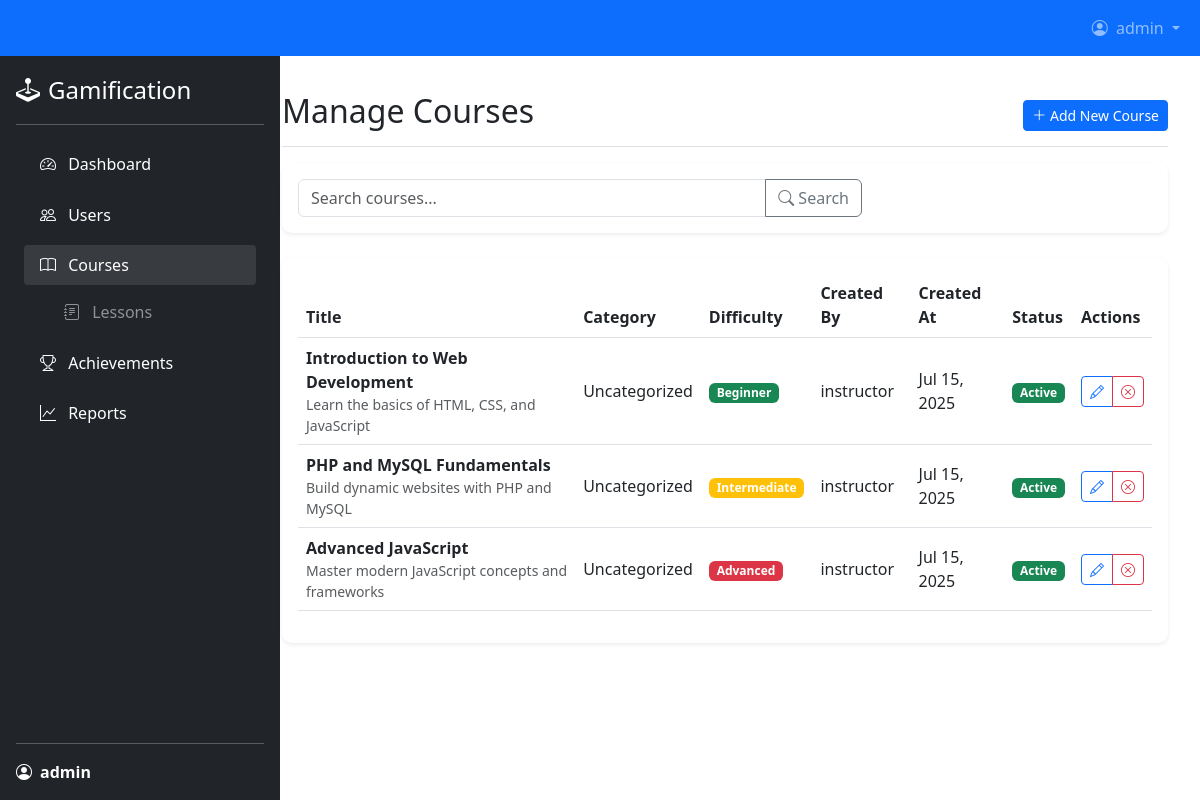
The app's page /admin/courses/index.php (signed in) with its own data.
### tables this page shows
CREATE TABLE `courses` (
  `id` int(11) NOT NULL,
  `title` varchar(255) NOT NULL,
  `description` text DEFAULT NULL,
  `category` varchar(100) DEFAULT NULL,
  `difficulty` enum('beginner','intermediate','advanced') DEFAULT NULL,
  `created_by` int(11) DEFAULT NULL,
  `created_at` timestamp NOT NULL DEFAULT current_timestamp(),
  `is_active` tinyint(1) DEFAULT 1 COMMENT '1 for active, 0 for inactive',
  `updated_at` timestamp NOT NULL DEFAULT current_timestamp() ON UPDATE current_timestamp()
);

CREATE TABLE `users` (
  `id` int(11) NOT NULL,
  `username` varchar(50) NOT NULL,
  `email` varchar(100) NOT NULL,
  `password` varchar(255) NOT NULL,
  `first_name` varchar(50) DEFAULT NULL,
  `last_name` varchar(50) DEFAULT NULL,
  `profile_picture` varchar(255) DEFAULT 'default.jpg',
  `bio` text DEFAULT NULL,
  `is_active` tinyint(1) DEFAULT 1,
  `is_verified` tinyint(1) DEFAULT 0,
  `verification_token` varchar(100) DEFAULT NULL,
  `reset_token` varchar(100) DEFAULT NULL,
  `reset_expires` datetime DEFAULT NULL,
  `last_login` datetime DEFAULT NULL,
  `created_at` timestamp NOT NULL DEFAULT current_timestamp(),
  `updated_at` timestamp NOT NULL DEFAULT current_timestamp() ON UPDATE current_timestamp(),
  `points` int(11) DEFAULT 0,
  `level` int(11) DEFAULT 1,
  `experience` int(11) DEFAULT 0,
  `next_level_exp` int(11) DEFAULT 100
);

### admin/courses/index.php (the view, shortened to what this page needs)
<?php
require_once __DIR__ . '/../../config/database.php';
$per_page = 10;
$page = isset($_GET['page']) ? (int)$_GET['page'] : 1;
$offset = ($page > 1) ? ($page - 1) * $per_page : 0;
$search = isset($_GET['search']) ? trim($_GET['search']) : '';
$query = "SELECT c.*, u.username as creator
          FROM courses c
          LEFT JOIN users u ON c.created_by = u.id
          WHERE 1=1";
$query .= " ORDER BY c.created_at DESC LIMIT ? OFFSET ?";
$stmt = $conn->prepare($query);
if (!empty($search)) {
    $stmt->bind_param('sssii', $search_term, $search_term, $search_term, $per_page, $offset);
} else {
    $stmt->bind_param('ii', $per_page, $offset);
}
$stmt->execute();
$result = $stmt->get_result();
include '../includes/header.php';
?>
<div class="d-flex justify-content-between flex-wrap flex-md-nowrap align-items-center pt-3 pb-2 mb-3 border-bottom">
    <h1 class="h2">Manage Courses</h1>
    <div class="btn-toolbar mb-2 mb-md-0">
        <a href="create.php" class="btn btn-sm btn-primary">
            <i class="bi bi-plus-lg"></i> Add New Course
        </a>
    </div>
</div>
<div class="card mb-4">
    <div class="card-body">
        <form method="GET" action="" class="row g-3">
            <div class="col-md-8">
                <div class="input-group">
                    <input type="text" name="search" class="form-control" placeholder="Search courses..." value="<?php echo htmlspecialchars($search); ?>">
                    <button class="btn btn-outline-secondary" type="submit">
                        <i class="bi bi-search"></i> Search
                    </button>
                </div>
            </div>
        </form>
    </div>
</div>
<div class="card">
    <div class="card-body">
        <?php if ($result->num_rows > 0): ?>
            <div class="table-responsive">
                <table class="table table-hover align-middle">
                    <thead>
                        <tr>
                            <th>Title</th>
                            <th>Category</th>
                            <th>Difficulty</th>
                            <th>Created By</th>
                            <th>Created At</th>
                            <th>Status</th>
                            <th>Actions</th>
                        </tr>
                    </thead>
                    <tbody>
                        <?php while ($course = $result->fetch_assoc()): ?>
                            <tr>
                                <td>
                                    <strong><?php echo htmlspecialchars($course['title']); ?></strong>
                                    <div class="text-muted small">
                                        <?php echo mb_substr(strip_tags($course['description']), 0, 50); ?><?php echo strlen($course['description']) > 50 ? '...' : ''; ?>
                                    </div>
                                </td>
                                <td><?php echo htmlspecialchars($course['category'] ?? 'Uncategorized'); ?></td>
                                <td>
                                    <?php
                                    $difficulty_class = [
                                        'beginner' => 'success',
                                        'intermediate' => 'warning',
                                        'advanced' => 'danger'
                                    ][$course['difficulty']] ?? 'secondary';
                                    ?>
                                    <span class="badge bg-<?php echo $difficulty_class; ?>">
                                        <?php echo ucfirst($course['difficulty']); ?>
                                    </span>
                                </td>
                                <td><?php echo htmlspecialchars($course['creator'] ?? 'System'); ?></td>
                                <td><?php echo date('M d, Y', strtotime($course['created_at'])); ?></td>
                                <td>
                                    <span class="badge bg-<?php echo $course['is_active'] ? 'success' : 'secondary'; ?>">
                                        <?php echo $course['is_active'] ? 'Active' : 'Inactive'; ?>
                                    </span>
                                </td>
                                <td>
                                    <div class="btn-group" role="group">
                                        <a href="edit.php?id=<?php echo $course['id']; ?>" class="btn btn-sm btn-outline-primary" title="Edit">
                                            <i class="bi bi-pencil"></i>
                                        </a>
                                        <button type="button"
                                                class="btn btn-sm btn-outline-<?php echo $course['is_active'] ? 'danger' : 'success'; ?>"
                                                onclick="toggleCourseStatus(<?php echo $course['id']; ?>, <?php echo $course['is_active'] ? '0' : '1'; ?>)"
                                                title="<?php echo $course['is_active'] ? 'Deactivate' : 'Activate'; ?>">
                                            <i class="bi bi-<?php echo $course['is_active'] ? 'x-circle' : 'check-circle'; ?>"></i>
                                        </button>
                                    </div>
                                </td>
                            </tr>
                        <?php endwhile; ?>
                    </tbody>
                </table>
            </div>
        <?php endif; ?>
    </div>
</div>
<?php include '../includes/footer.php'; ?>

### admin/includes/header.php (style rules this page uses)
.card { border: none; border-radius: 10px; box-shadow: 0 0.125rem 0.25rem rgba(0, 0, 0, 0.075); margin-bottom: 20px; }

### records on screen
courses: title "Introduction to Web Development", description "Learn the basics of HTML, CSS, and JavaScript", category "Uncategorized", difficulty "Beginner", created_by.username "instructor", created_at "Jul 15, 2025", is_active "Active"
courses: title "PHP and MySQL Fundamentals", description "Build dynamic websites with PHP and MySQL", category "Uncategorized", difficulty "Intermediate", created_by.username "instructor", created_at "Jul 15, 2025", is_active "Active"
courses: title "Advanced JavaScript", description "Master modern JavaScript concepts and frameworks", category "Uncategorized", difficulty "Advanced", created_by.username "instructor", created_at "Jul 15, 2025", is_active "Active"

### other values on screen
$_SESSION['username'] "admin"
